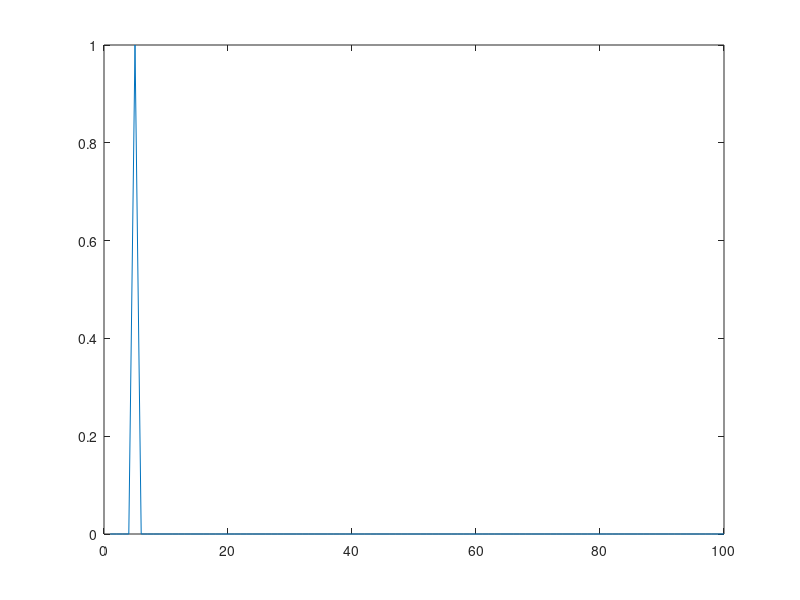

Write MATLAB code to recreate this figure.
%a discrete-time signal can be represented by a vector. 
%In this problem, we will generate a discrete-time impulse. 
%Create a row vector of length 100. Make the 5th element value one, 
%and everywhere else value zero. 

A=zeros(1,100);
A(5)=1;
x=1:100;
plot(x,A);
